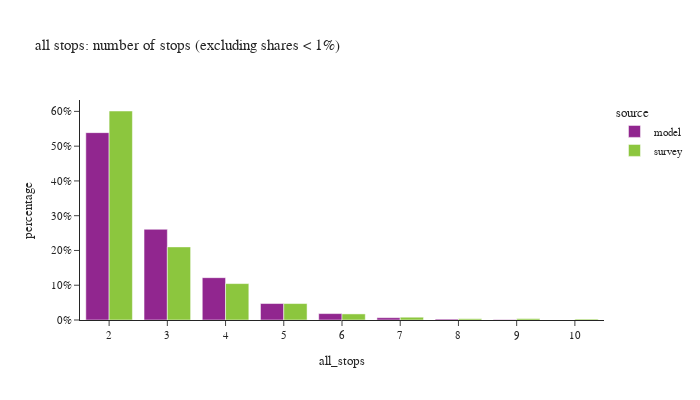

Notebook cell for this chart:
### Code cell
df_plot = df_tour.groupby(['all_stops','source'])['toexpfac'].sum().reset_index()
df_plot['percentage'] = df_plot.groupby(['source'], group_keys=False)['toexpfac']. \
    apply(lambda x: x / float(x.sum()))
df_plot = df_plot.loc[df_plot['percentage'] > 0.001]
# df_plot
fig = px.bar(df_plot.sort_values(['source']), x="all_stops", y="percentage", color="source",
             barmode="group",title="all stops: number of stops (excluding shares < 1%)",
             hover_data=['toexpfac'])
fig.update_layout(height=400, width=700, font=dict(size=11),
                  xaxis = dict(dtick = 1, categoryorder='category ascending'),
                  yaxis=dict(tickformat=".0%"))
fig.show()

### Figure 1 — Plotly figure (JSON) as saved in the notebook; plotly's stock layout.template omitted (floating-point values rounded to 4 significant figures)
{"data": [{"alignmentgroup": "True", "customdata": [[3136000.0], [6827.0], [15100.0], [38870.0], [275800.0], [107400.0], [708600.0], [1518000.0]], "hovertemplate": "source=model<br>all_stops=%{x}<br>percentage=%{y}<br>toexpfac=%{customdata[0]}<extra></extra>", "legendgroup": "model", "marker": {"color": "#91268F", "pattern": {"shape": ""}}, "name": "model", "offsetgroup": "model", "orientation": "v", "showlegend": true, "textposition": "auto", "type": "bar", "x": [2, 9, 8, 7, 5, 6, 4, 3], "xaxis": "x", "y": [0.5389, 0.001173, 0.002595, 0.006679, 0.04739, 0.01846, 0.1217, 0.2608], "yaxis": "y"}, {"alignmentgroup": "True", "customdata": [[238900.0], [20390.0], [88350.0], [1062000.0], [40560.0], [18740.0], [3036000.0], [528900.0], [13050.0]], "hovertemplate": "source=survey<br>all_stops=%{x}<br>percentage=%{y}<br>toexpfac=%{customdata[0]}<extra></extra>", "legendgroup": "survey", "marker": {"color": "#8CC63E", "pattern": {"shape": ""}}, "name": "survey", "offsetgroup": "survey", "orientation": "v", "showlegend": true, "textposition": "auto", "type": "bar", "x": [5, 9, 6, 3, 7, 8, 2, 4, 10], "xaxis": "x", "y": [0.0473, 0.004036, 0.01749, 0.2103, 0.008031, 0.00371, 0.6011, 0.1047, 0.002583], "yaxis": "y"}], "layout": {"barmode": "group", "font": {"size": 11}, "height": 400, "legend": {"title": {"text": "source"}, "tracegroupgap": 0}, "title": {"text": "all stops: number of stops (excluding shares < 1%)"}, "width": 700, "xaxis": {"anchor": "y", "categoryorder": "category ascending", "domain": [0.0, 1.0], "dtick": 1, "title": {"text": "all_stops"}}, "yaxis": {"anchor": "x", "domain": [0.0, 1.0], "tickformat": ".0%", "title": {"text": "percentage"}}}}
